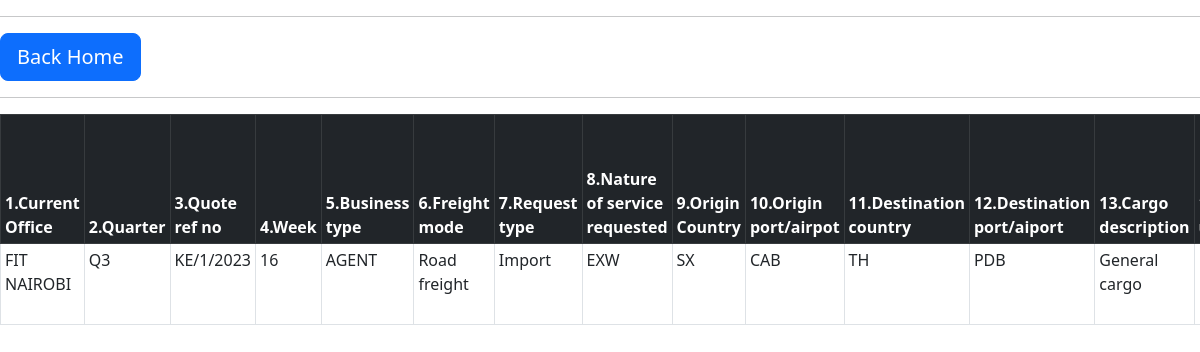
Before: /logs/mng/ (signed in) with the older database file.
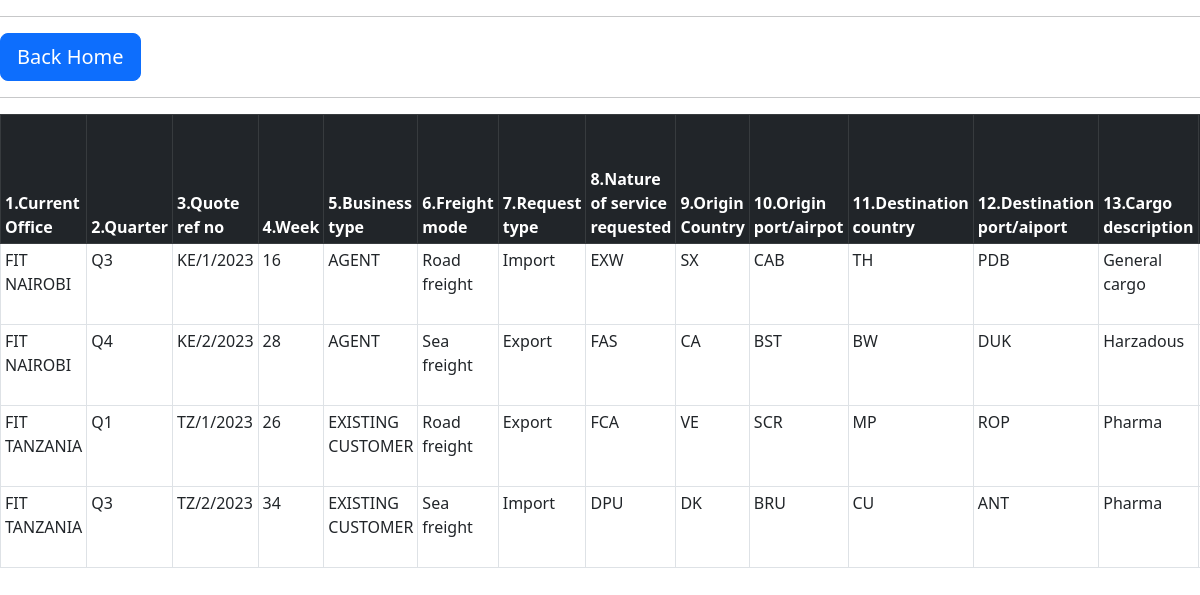
After: the same page with the newer database file.
### quotelog/models.py (models this page shows, shortened)
class QuoteLogdb(models.Model):
    office = models.CharField(max_length=100)
    quarter = models.CharField(max_length=200,choices=QUOTER_CHOICE)
    quote_ref_no = models.CharField(max_length=100,unique = True)
    week = models.CharField(max_length=200,choices=WEEK_CHOICE)
    business_type = models.CharField(max_length=200, choices=BUSINESS_TYPE_CHOICE)
    freight_mode = models.CharField(max_length=200, choices=FREIGHT_MODE_TYPE_CHOICE)
    request_type = models.CharField(max_length=200, choices=REQ_TYPE_CHOICE)
    nature_of_service_requested = models.CharField(max_length=200, choices=NATURE_OF_SERVICE_CHOICE)
    origin_country = CountryField()
    origin_port_airpot = models.CharField(max_length=200)
    destination_country = CountryField()
    destination_port_aiport = models.CharField(max_length=200)
    cargo_description = models.CharField(max_length=200, choices=CARGO_DESCRIPTION_CHOICE)
    volume_unit = models.CharField(max_length=200, choices=VOLUME_UNIT_CHOICE)
    volume_amount = models.CharField(max_length=50)
    carrier = models.CharField(max_length=200,default="", blank = True, null=True)
    total_buy_rate = models.FloatField()
    client_quote_sell_rate = models.FloatField()
    absolute_profit = models.FloatField()
    percentage_profit = models.FloatField()
    email_subject = models.TextField(null=True, blank=True)
    date_of_reciept_of_request = models.DateField()
    date_of_reply_to_client = models.DateField()
    name_of_sales_person = models.CharField(max_length=200,default="", blank = True, null=True)
    quote_sent_by = models.CharField(max_length=100)
    quotation_status = models.CharField(max_length=20,choices=QUOTATION_STATUS_CHOICE)
    feedback_remarks = models.TextField()
    created_on = models.DateField(auto_now_add=True)
    updated_on = models.DateField(auto_now=True)
    class Meta:
        db_table = "FITQuoteLog"
        ordering = ('quote_ref_no', )

### quotelog/views.py (the view)
# urls.py: path('mng/', login_required(QLManagement_DetialView.as_view()),name='mng'),
class QLManagement_DetialView(ListView):
    model = QuoteLogdb
    template_name = "quotelogs/management_viewall.html"

### templates/quotelogs/management_viewall.html (shortened to what this page needs)
{% extends '../base.html' %}
{% block styling %}
<link href="https://cdn.jsdelivr.net/npm/bootstrap@5.2.2/dist/css/bootstrap.min.css" rel="stylesheet">
<link rel="stylesheet" type="text/css" href="https://cdn.datatables.net/1.12.1/css/jquery.dataTables.css">
<link rel="stylesheet" type="text/css"
    href="https://cdn.datatables.net/v/dt/dt-1.12.1/b-2.2.3/b-colvis-2.2.3/b-html5-2.2.3/b-print-2.2.3/datatables.min.css" />
<link href="https://cdn.jsdelivr.net/npm/select2@4.1.0-rc.0/dist/css/select2.min.css" rel="stylesheet" />
{% endblock %}
{% block content %}
{% load crispy_forms_tags %}
    {% if user.profile.designation == 'MANAGEMENT' %}
        <hr>
        <div class="container-fuid">
            <div class="row">
                <div class="col">
                <a href="{% url 'management' %}"><button type="button" class="btn btn-primary btn-lg" style="align-items:center;">Back Home</button></a>
                </div>
            </div>
        </div>
        <hr>
        <div class="containter-fluid">
            <div class="row">
                {% if object_list %}
                    <div class="col-12" style="overflow-x:auto;">
                        <table id="myTable" class="table table-sm table-bordered" style="width:100%" >
                            <thead class="table-dark" >
                                <tr>
                                    <th scope="col">1.Current Office</th>
                                    <th scope="col">2.Quarter</th>
                                    <th scope="col">3.Quote ref no</th>
                                    <th scope="col">4.Week</th>
                                    <th scope="col">5.Business type</th>
                                    <th scope="col">6.Freight mode</th>
                                    <th scope="col">7.Request type</th>
                                    <th scope="col">8.Nature of service requested</th>
                                    <th scope="col">9.Origin Country</th>
                                    <th scope="col">10.Origin port/airpot</th>
                                    <th scope="col">11.Destination country</th>
                                    <th scope="col">12.Destination port/aiport</th>
                                    <th scope="col">13.Cargo description</th>
                                    <th scope="col">14.Volume unit</th>
                                </tr>
                            </thead>
                            <tbody style="font-weight:600px;">
                                {% for i in object_list %}
                                    <tr>
                                        <td>{{ i.office }}</td>
                                        <td>{{ i.quarter }}</td>
                                        <td>{{ i.quote_ref_no }}</td>
                                        <td>{{ i.week }}</td>
                                        <td>{{ i.business_type }}</td>
                                        <td>{{ i.freight_mode }}</td>
                                        <td>{{ i.request_type }}</td>
                                        <td>{{ i.nature_of_service_requested }}</td>
                                        <td>{{ i.origin_country }}</td>
                                        <td>{{ i.origin_port_airpot }}</td>
                                        <td>{{ i.destination_country }}</td>
                                        <td>{{ i.destination_port_aiport }}</td>
                                        <td>{{ i.cargo_description }}</td>
                                        <td>{{ i.volume_unit }}</td>
                                    </tr>
                                {% endfor %}
                            </tbody>
                        </table>
                    </div>
                {%endif%}
            </div>
            <br>
        </div>
    {% elif user.profile.designation != 'MANAGEMENT' %}
        <p style="color:red;">Unauthorized User</p>
    {%endif%}
{% endblock %}

Changed rows visible on the page:
added QuoteLogdb: office "FIT NAIROBI", quarter "Q4", quote_ref_no "KE/2/2023", week "28", business_type "AGENT", freight_mode "Sea freight", request_type "Export", nature_of_service_requested "FAS", origin_country "CA", origin_port_airpot "BST", destination_country "BW", destination_port_aiport "DUK", cargo_description "Harzadous"
added QuoteLogdb: office "FIT TANZANIA", quarter "Q1", quote_ref_no "TZ/1/2023", week "26", business_type "EXISTING CUSTOMER", freight_mode "Road freight", request_type "Export", nature_of_service_requested "FCA", origin_country "VE", origin_port_airpot "SCR", destination_country "MP", destination_port_aiport "ROP", cargo_description "Pharma"
added QuoteLogdb: office "FIT TANZANIA", quarter "Q3", quote_ref_no "TZ/2/2023", week "34", business_type "EXISTING CUSTOMER", freight_mode "Sea freight", request_type "Import", nature_of_service_requested "DPU", origin_country "DK", origin_port_airpot "BRU", destination_country "CU", destination_port_aiport "ANT", cargo_description "Pharma"
